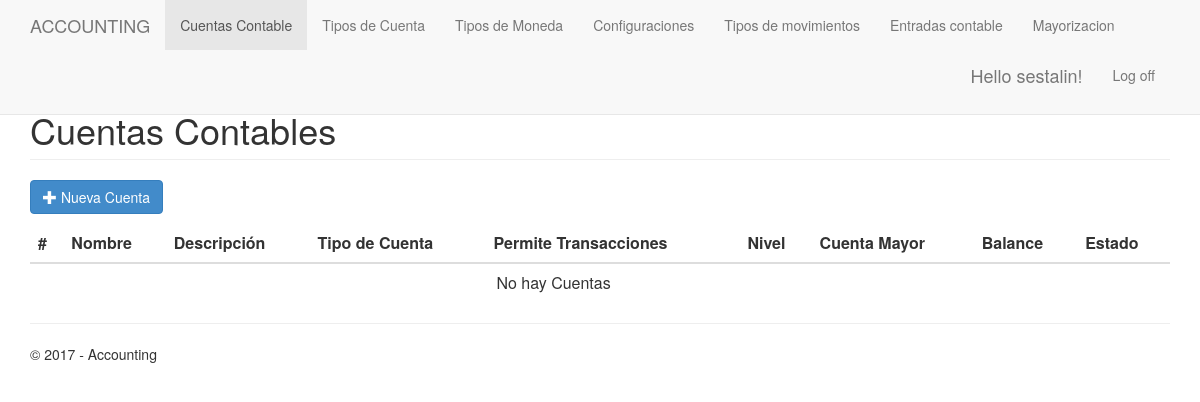
Page / (signed in) on the earlier database version.
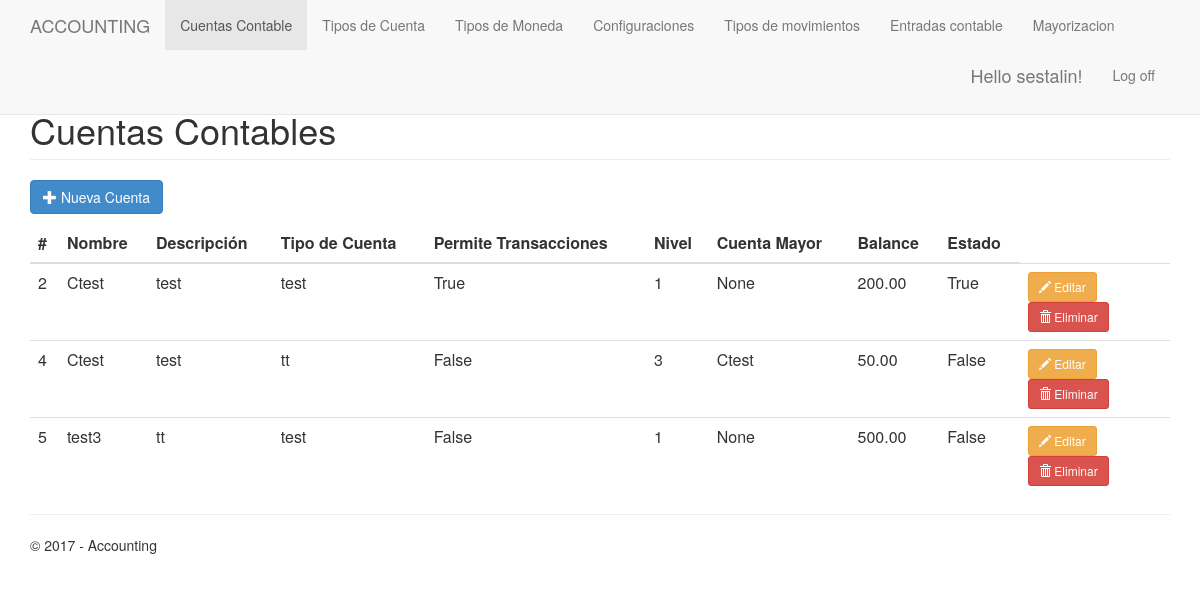
Same page on the later database version.
### app/models.py (models this page shows)
class AccountingAccounts (models.Model):
    id = models.AutoField('ID', primary_key=True)
    name = models.CharField('Nombre',max_length=20)
    description = models.CharField('Descripción',max_length=30)
    accountTypeId = models.ForeignKey(AccountTypes,on_delete=models.CASCADE,verbose_name='Tipo de Cuenta')
    allowsTransactions = models.BooleanField('Permitir Transacciones?')
    level = models.PositiveSmallIntegerField('Nivel',choices=((1,'1'),(2,'2'),(3,'3'),(4,'4'),(5,'5'),(6,'6'))) # 1 to 6
    majorAccount = models.ForeignKey('self',default='',verbose_name="Cuenta Major", blank=True, null=True, on_delete=models.CASCADE)
    balance = models.DecimalField('Balance',max_digits=9, decimal_places=2,default=0)
    state = models.BooleanField('Activo?')
    def __str__(self):
         return self.name

class AccountTypes (models.Model):
    id = models.AutoField('ID', primary_key=True)
    description = models.CharField('Descripción',max_length=30)
    origin = models.CharField('Origen',max_length=3,choices=(('DB','Debito'),('CR','Credito'))) # DB to CR
    state = models.BooleanField('Activo?')
    def __str__(self):
         return self.description

### app/views.py (the view)
# urls.py: url(r'^$', app.views.accountingAccounts, name='home'),
@login_required
def accountingAccounts(request):
        accounts = AccountingAccounts.objects.all()
        return render(
        request ,
        'app/accountingAccounts.html' ,
        {
            'title':'Cuentas Contables',
            'accounts': accounts,
            'year':datetime.now().year,
         }
   )

### app/templates/app/accountingAccounts.html (shortened to what this page needs)
{% extends "app/layout.html" %}
{% block content %}
  <h1 class="page-header">{{ title }}</h1>
<p>
    <button type="button" class="btn btn-primary js-create-account" data-url="{% url 'accountingAccountsCreate' %}">
      <span class="glyphicon glyphicon-plus"></span>
      Nueva Cuenta
    </button>
  </p>
  <table class="table" id="account-table">
    <thead>
      <tr>
        <th>#</th>
        <th>Nombre</th>
        <th>Descripci&oacute;n</th>
        <th>Tipo de Cuenta</th>
        <th>Permite Transacciones</th>
        <th>Nivel</th>
        <th>Cuenta Mayor</th>
        <th>Balance</th>
        <th>Estado</th>
      </tr>
    </thead>
    <tbody>
      {% include 'app/accountingAccountsPartial.html' %}
     </table>
{% endblock %}

### app/templates/app/accountingAccountsPartial.html
{% for E in accounts %}
        <tr>
          <td>{{ E.id }}</td>
          <td>{{ E.name }}</td>
          <td>{{ E.description }}</td>
          <td>{{ E.accountTypeId }}</td>
          <td>{{ E.allowsTransactions }}</td>
          <td>{{ E.level }}</td>
          <td>{{ E.majorAccount }}</td>
          <td>{{ E.balance }}</td>
          <td>{{ E.state }}</td>
          <td style="width: 150px">
            <button type="button"
              class="btn btn-warning btn-sm js-update-account"
              data-url="{% url 'accountingAccountsUpdate' E.id %}">
             <span class="glyphicon glyphicon-pencil"></span> Editar
            </button>
            <button type="button"
              class="btn btn-danger btn-sm js-delete-account"
              data-url="{% url 'accountingAccountsDelete' E.id %}">
            <span class="glyphicon glyphicon-trash"></span> Eliminar
            </button>
           </td>
        </tr>
      {% empty %}
        <tr>
          <td colspan="8" class="text-center bg-warning">No hay Cuentas</td>
        </tr>
      {% endfor %}

Differences in the rows shown:
added AccountingAccounts: id "2", name "Ctest", description "test", accountTypeId "test", allowsTransactions "True", level "1", majorAccount "None", balance "200.00", state "True"
added AccountingAccounts: id "4", name "Ctest", description "test", accountTypeId "tt", allowsTransactions "False", level "3", majorAccount "Ctest", balance "50.00", state "False"
added AccountingAccounts: id "5", name "test3", description "tt", accountTypeId "test", allowsTransactions "False", level "1", majorAccount "None", balance "500.00", state "False"
Other differences:
text no longer shown: "No hay Cuentas"
